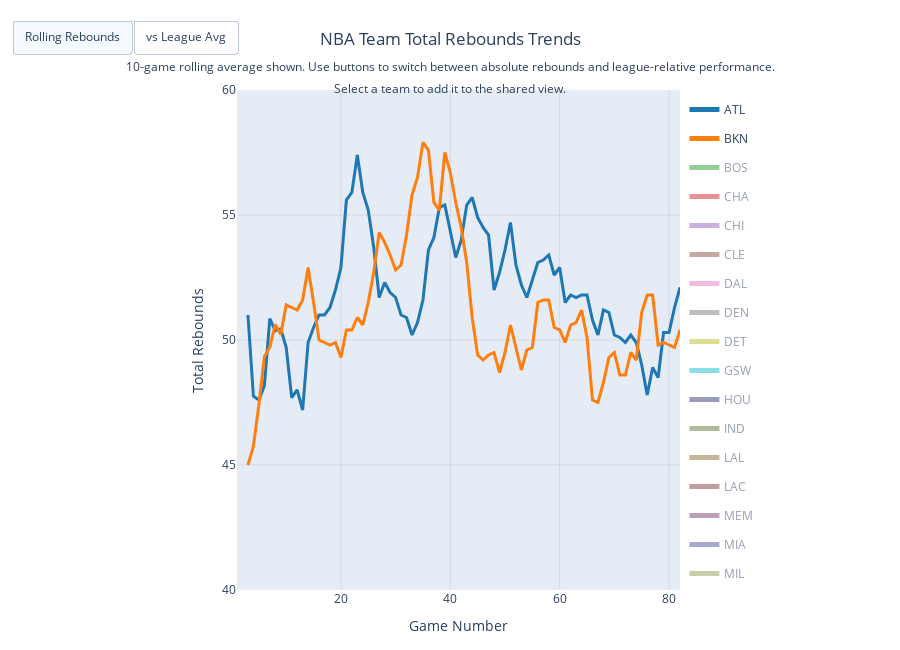

Here is the notebook cell this chart was saved with:
### Markdown cell above
<h2> Rebound Comparison Chart </h2>

### Code cell
import plotly.graph_objects as go
import pandas as pd

WINDOW = 10
fig = go.Figure()

colors = [
    '#1f77b4', '#ff7f0e', '#2ca02c', '#d62728', '#9467bd',
    '#8c564b', '#e377c2', '#7f7f7f', '#bcbd22', '#17becf',
    '#393b79', '#637939', '#8c6d31', '#843c39', '#7b4173',
    '#5254a3', '#8ca252', '#bd9e39', '#ad494a', '#a55194',
    '#3182bd', '#e6550d', '#31a354', '#756bb1', '#636363',
    '#6baed6', '#fd8d3c', '#74c476', '#9e9ac8', '#969696'
]

num_games = len(allstats2023[abbreviation[0]])
league_avg = pd.Series(
    [
        pd.Series([allstats2023[t].iloc[g]["Total Rebounds"] for t in abbreviation]).mean()
        for g in range(num_games)
    ]
)

team_roll = {}
team_delta = {}
team_x = {}

for team in abbreviation:
    team_data = allstats2023[team].copy().reset_index(drop=True)
    team_data["Game"] = range(1, len(team_data) + 1)

    roll = team_data["Total Rebounds"].rolling(WINDOW, min_periods=3).mean()
    delta = roll - league_avg.values

    team_x[team] = team_data["Game"].tolist()
    team_roll[team] = roll.tolist()
    team_delta[team] = delta.tolist()

for i, team in enumerate(abbreviation):
    c = colors[i % len(colors)]

    fig.add_trace(go.Scatter(
        x=team_x[team],
        y=team_roll[team],
        name=team,
        legendgroup=team,
        visible="legendonly",
        mode="lines",
        line=dict(color=c, width=3),
        hovertemplate=(
            f"<b>{team}</b>"
            "<br>Game %{x}"
            f"<br>Rebounds (roll {WINDOW}): %{{y:.1f}}"
            "<extra></extra>"
        )
    ))

fig.data[0].visible = True
fig.data[1].visible = True

fig.update_layout(
    title=dict(
        text=(
            "NBA Team Total Rebounds Trends"
            f"<br><sub>{WINDOW}-game rolling average shown. Use buttons to switch between absolute rebounds and league-relative performance.<br>Select a team to add it to the shared view.</sub>"
        ),
        x=0.5,
        xanchor="center"
    ),
    xaxis_title="Game Number",
    yaxis=dict(
        title="Total Rebounds",
        gridcolor="rgba(0,0,0,0.08)",
        zeroline=False,
        range=[40, 60],
    ),
    height=650,
    hovermode="x unified",
    legend=dict(
        yanchor="top",
        y=0.99,
        xanchor="left",
        x=1.01,
        itemsizing="constant",
        itemclick="toggle",
        itemdoubleclick="toggleothers"
    ),
    margin=dict(l=70, r=220, t=90, b=60),
    updatemenus=[
        dict(
            type="buttons",
            direction="right",
            x=0.0,
            y=1.14,
            buttons=[
                dict(
                    label="Rolling Rebounds",
                    method="update",
                    args=[
                        {"y": [team_roll[t.name] for t in fig.data]},
                        {
                            "yaxis": {
                                "title": "Total Rebounds",
                                "autorange": True
                            }
                        }
                    ]
                ),
                dict(
                    label="vs League Avg",
                    method="update",
                    args=[
                        {"y": [team_delta[t.name] for t in fig.data]},
                        {
                            "yaxis": {
                                "title": "Rebounds Relative to League Average",
                                "range": [-8, 12],
                                "autorange": False,
                                "zeroline": True,
                                "gridcolor": "rgba(0,0,0,0.08)"
                            }
                        }
                    ]
                )
            ]
        )
    ]
)

fig.update_xaxes(gridcolor="rgba(0,0,0,0.08)")

fig.add_hline(
    y=0,
    line_width=2,
    line_dash="dash",
    line_color="rgba(0,0,0,0.5)",
    annotation_text="League Average",
    annotation_position="top left",
    annotation_font=dict(size=12, color="rgba(0,0,0,0.6)")
)

fig.show()
fig.write_html("nba-viz-site/public/viz/league/team_comparison_total_rebounds.html")

### Figure 1 — Plotly figure (JSON) as saved in the notebook; plotly's stock layout.template omitted (floating-point values rounded to 4 significant figures; data arrays with more than 128 entries replaced by an {"elided": "..."} marker saying what was removed)
{"data": [{"hovertemplate": "<b>ATL</b><br>Game %{x}<br>Rebounds (roll 10): %{y:.1f}<extra></extra>", "legendgroup": "ATL", "line": {"color": "#1f77b4", "width": 3}, "mode": "lines", "name": "ATL", "type": "scatter", "visible": true, "x": [1, 2, 3, 4, 5, 6, 7, 8, 9, 10, 11, 12, 13, 14, 15, 16, 17, 18, 19, 20, 21, 22, 23, 24, 25, 26, 27, 28, 29, 30, 31, 32, 33, 34, 35, 36, 37, 38, 39, 40, 41, 42, 43, 44, 45, 46, 47, 48, 49, 50, 51, 52, 53, 54, 55, 56, 57, 58, 59, 60, 61, 62, 63, 64, 65, 66, 67, 68, 69, 70, 71, 72, 73, 74, 75, 76, 77, 78, 79, 80, 81, 82], "y": [null, null, 51, 47.75, 47.6, 48.17, 50.86, 50.38, 50.44, 49.7, 47.7, 48, 47.2, 49.9, 50.5, 51, 51, 51.3, 52, 52.9, 55.6, 55.9, 57.4, 55.9, 55.2, 53.7, 51.7, 52.3, 51.9, 51.7, 51, 50.9, 50.2, 50.7, 51.6, 53.6, 54.1, 55.3, 55.4, 54.3, 53.3, 54, 55.4, 55.7, 54.9, 54.5, 54.2, 52, 52.7, 53.6, 54.7, 53, 52.2, 51.7, 52.4, 53.1, 53.2, 53.4, 52.6, 52.9, 51.5, 51.8, 51.7, 51.8, 51.8, 50.8, 50.2, 51.2, 51.1, 50.2, 50.1, 49.9, 50.2, 49.9, 49, 47.8, 48.9, 48.5, 50.3, 50.3, 51.3, 52.1]}, {"hovertemplate": "<b>BKN</b><br>Game %{x}<br>Rebounds (roll 10): %{y:.1f}<extra></extra>", "legendgroup": "BKN", "line": {"color": "#ff7f0e", "width": 3}, "mode": "lines", "name": "BKN", "type": "scatter", "visible": true, "x": [1, 2, 3, 4, 5, 6, 7, 8, 9, 10, 11, 12, 13, 14, 15, 16, 17, 18, 19, 20, 21, 22, 23, 24, 25, 26, 27, 28, 29, 30, 31, 32, 33, 34, 35, 36, 37, 38, 39, 40, 41, 42, 43, 44, 45, 46, 47, 48, 49, 50, 51, 52, 53, 54, 55, 56, 57, 58, 59, 60, 61, 62, 63, 64, 65, 66, 67, 68, 69, 70, 71, 72, 73, 74, 75, 76, 77, 78, 79, 80, 81, 82], "y": [null, null, 45, 45.75, 47.4, 49.33, 49.71, 50.62, 50.22, 51.4, 51.3, 51.2, 51.6, 52.9, 51.5, 50, 49.9, 49.8, 49.9, 49.3, 50.4, 50.4, 50.9, 50.6, 51.5, 52.7, 54.3, 53.9, 53.4, 52.8, 53, 54.2, 55.8, 56.5, 57.9, 57.6, 55.5, 55.2, 57.5, 56.7, 55.5, 54.5, 53.1, 50.9, 49.4, 49.2, 49.4, 49.5, 48.7, 49.5, 50.6, 49.7, 48.8, 49.6, 49.7, 51.5, 51.6, 51.6, 50.5, 50.4, 49.9, 50.6, 50.7, 51.2, 50.1, 47.6, 47.5, 48.3, 49.3, 49.5, 48.6, 48.6, 49.5, 49.2, 51.1, 51.8, 51.8, 49.8, 49.9, 49.8, 49.7, 50.4]}, {"hovertemplate": "<b>BOS</b><br>Game %{x}<br>Rebounds (roll 10): %{y:.1f}<extra></extra>", "legendgroup": "BOS", "line": {"color": "#2ca02c", "width": 3}, "mode": "lines", "name": "BOS", "type": "scatter", "visible": "legendonly", "x": [1, 2, 3, 4, 5, 6, 7, 8, 9, 10, 11, 12, 13, 14, 15, 16, 17, 18, 19, 20, 21, 22, 23, 24, 25, 26, 27, 28, 29, 30, 31, 32, 33, 34, 35, 36, 37, 38, 39, 40, 41, 42, 43, 44, 45, 46, 47, 48, 49, 50, 51, 52, 53, 54, 55, 56, 57, 58, 59, 60, 61, 62, 63, 64, 65, 66, 67, 68, 69, 70, 71, 72, 73, 74, 75, 76, 77, 78, 79, 80, 81, 82], "y": [null, null, 49.33, 47.25, 47.8, 49.67, 50.57, 51.38, 50.44, 49.3, 50, 49.5, 48.9, 50.7, 49.9, 48.8, 48.5, 47.3, 47, 48.5, 48.1, 47.7, 47.5, 46.4, 47.3, 49.3, 48.3, 48.5, 49.5, 49.5, 49.8, 49.9, 50.7, 51.3, 50.9, 48.9, 49.8, 51, 50.7, 50.4, 50.7, 51.3, 51.8, 51.3, 49.5, 51.1, 50.2, 48.7, 49.6, 49.7, 49.1, 48.2, 46.7, 46.3, 47.4, 45.1, 44.6, 43.8, 42.4, 41.6, 42.6, 43.7, 44.4, 45.2, 46.2, 46.4, 47.3, 49, 49.7, 50, 48.9, 48.5, 48.6, 47.6, 47.4, 47.3, 47.8, 46.5, 47.2, 47.3, 48.1, 47.2]}, {"hovertemplate": "<b>CHA</b><br>Game %{x}<br>Rebounds (roll 10): %{y:.1f}<extra></extra>", "legendgroup": "CHA", "line": {"color": "#d62728", "width": 3}, "mode": "lines", "name": "CHA", "type": "scatter", "visible": "legendonly", "x": [1, 2, 3, 4, 5, 6, 7, 8, 9, 10, 11, 12, 13, 14, 15, 16, 17, 18, 19, 20, 21, 22, 23, 24, 25, 26, 27, 28, 29, 30, 31, 32, 33, 34, 35, 36, 37, 38, 39, 40, 41, 42, 43, 44, 45, 46, 47, 48, 49, 50, 51, 52, 53, 54, 55, 56, 57, 58, 59, 60, 61, 62, 63, 64, 65, 66, 67, 68, 69, 70, 71, 72, 73, 74, 75, 76, 77, 78, 79, 80, 81, 82], "y": [null, null, 52, 51.25, 49.2, 50.17, 49.14, 51, 51.22, 50.7, 51.8, 50.1, 50.9, 51.3, 51.7, 51.6, 51.8, 50.2, 50, 49, 48.1, 47.5, 47, 47.5, 48, 47.8, 49, 49.3, 49.3, 50.5, 51, 51.5, 51.7, 51.4, 51.6, 52.3, 52.9, 53, 51.7, 52, 50.7, 51.6, 51.7, 50.9, 50.4, 49.6, 48.6, 48.9, 50.2, 50, 51.5, 49.9, 48.4, 48.2, 49.1, 49.6, 48.6, 48.3, 48, 47.5, 46.9, 47.3, 49.4, 48.8, 48.9, 47.4, 49.5, 49, 48.4, 49.1, 48.9, 48.5, 47.7, 48.4, 47.8, 48.4, 44.9, 44.1, 45.1, 44, 44, 45]}, {"hovertemplate": "<b>CHI</b><br>Game %{x}<br>Rebounds (roll 10): %{y:.1f}<extra></extra>", "legendgroup": "CHI", "line": {"color": "#9467bd", "width": 3}, "mode": "lines", "name": "CHI", "type": "scatter", "visible": "legendonly", "x": [1, 2, 3, 4, 5, 6, 7, 8, 9, 10, 11, 12, 13, 14, 15, 16, 17, 18, 19, 20, 21, 22, 23, 24, 25, 26, 27, 28, 29, 30, 31, 32, 33, 34, 35, 36, 37, 38, 39, 40, 41, 42, 43, 44, 45, 46, 47, 48, 49, 50, 51, 52, 53, 54, 55, 56, 57, 58, 59, 60, 61, 62, 63, 64, 65, 66, 67, 68, 69, 70, 71, 72, 73, 74, 75, 76, 77, 78, 79, 80, 81, 82], "y": [null, null, 59.67, 57, 55.2, 54.17, 53.43, 52.62, 53, 52.6, 53.3, 51.8, 50.9, 50.5, 50.1, 50.6, 49.9, 49.7, 49.7, 50.5, 48.4, 48.8, 50.3, 52.7, 53.4, 53.2, 53.1, 53.4, 51.8, 50.3, 50.6, 50.1, 50, 47.5, 48.6, 48.8, 48.4, 48.5, 49.9, 49.5, 49.7, 49.6, 48.1, 48.3, 47.1, 46, 47.5, 46.6, 45.7, 46.9, 47.3, 46, 47.1, 46.9, 46.5, 47.3, 47.6, 49.7, 52, 52, 51.4, 52.2, 50.9, 51.5, 52.8, 52.6, 51.7, 49.4, 48, 48.3, 47.3, 48.2, 48.7, 47.7, 45.7, 46.8, 47.3, 47.7, 46.6, 46, 48, 48]}, {"hovertemplate": "<b>CLE</b><br>Game %{x}<br>Rebounds (roll 10): %{y:.1f}<extra></extra>", "legendgroup": "CLE", "line": {"color": "#8c564b", "width": 3}, "mode": "lines", "name": "CLE", "type": "scatter", "visible": "legendonly", "x": [1, 2, 3, 4, 5, 6, 7, 8, 9, 10, 11, 12, 13, 14, 15, 16, 17, 18, 19, 20, 21, 22, 23, 24, 25, 26, 27, 28, 29, 30, 31, 32, 33, 34, 35, 36, 37, 38, 39, 40, 41, 42, 43, 44, 45, 46, 47, 48, 49, 50, 51, 52, 53, 54, 55, 56, 57, 58, 59, 60, 61, 62, 63, 64, 65, 66, 67, 68, 69, 70, 71, 72, 73, 74, 75, 76, 77, 78, 79, 80, 81, 82], "y": [null, null, 55.67, 56.25, 53.6, 52.17, 51, 50.38, 50.78, 50.5, 48.8, 47.3, 45.4, 44.6, 44.7, 45.2, 46, 45.8, 45.5, 45.6, 46.5, 47.3, 49.2, 49.3, 49.3, 49.6, 50, 50.8, 50.4, 50.8, 52, 52.5, 51.4, 51.3, 51.1, 50.6, 50.4, 50.8, 50.4, 49.4, 47.7, 46.9, 47.8, 47.5, 47.5, 47.5, 47.3, 45.6, 46.1, 45.5, 46.3, 46.6, 45.4, 44.1, 45.1, 44.8, 43.7, 46.2, 46.6, 48, 48.7, 48.9, 49.9, 50.6, 49.8, 49.8, 50.4, 48.5, 47.5, 47.2, 46.2, 45.2, 44.2, 43.9, 44.3, 43.7, 43.6, 44.3, 45, 45, 45.5, 46.5]}, {"hovertemplate": "<b>DAL</b><br>Game %{x}<br>Rebounds (roll 10): %{y:.1f}<extra></extra>", "legendgroup": "DAL", "line": {"color": "#e377c2", "width": 3}, "mode": "lines", "name": "DAL", "type": "scatter", "visible": "legendonly", "x": [1, 2, 3, 4, 5, 6, 7, 8, 9, 10, 11, 12, 13, 14, 15, 16, 17, 18, 19, 20, 21, 22, 23, 24, 25, 26, 27, 28, 29, 30, 31, 32, 33, 34, 35, 36, 37, 38, 39, 40, 41, 42, 43, 44, 45, 46, 47, 48, 49, 50, 51, 52, 53, 54, 55, 56, 57, 58, 59, 60, 61, 62, 63, 64, 65, 66, 67, 68, 69, 70, 71, 72, 73, 74, 75, 76, 77, 78, 79, 80, 81, 82], "y": [null, null, 49.67, 49.25, 48.4, 49.17, 48.71, 48.75, 48.67, 49.2, 49.3, 49.4, 50.2, 50.5, 52, 52.6, 52.9, 54.3, 55, 54.5, 53.7, 53, 52.2, 51.5, 50.6, 50.5, 51, 51.7, 51.2, 50.6, 51.1, 51.8, 51.2, 52.8, 52.7, 51.3, 51.4, 49.1, 48.8, 49.1, 48.8, 48.7, 50.4, 49.7, 48.1, 49.3, 46.9, 47, 46.5, 46.6, 46.5, 45.6, 44.1, 44.6, 45.6, 44.8, 46.8, 46.8, 47.4, 48, 48.1, 49.1, 49.9, 48.5, 48.5, 47.8, 47, 48.5, 48.6, 48, 48.1, 47.2, 46.8, 47.2, 48.1, 49.8, 50, 47.9, 47.8, 47.7, 47.6, 50.2]}, {"hovertemplate": "<b>DEN</b><br>Game %{x}<br>Rebounds (roll 10): %{y:.1f}<extra></extra>", "legendgroup": "DEN", "line": {"color": "#7f7f7f", "width": 3}, "mode": "lines", "name": "DEN", "type": "scatter", "visible": "legendonly", "x": [1, 2, 3, 4, 5, 6, 7, 8, 9, 10, 11, 12, 13, 14, 15, 16, 17, 18, 19, 20, 21, 22, 23, 24, 25, 26, 27, 28, 29, 30, 31, 32, 33, 34, 35, 36, 37, 38, 39, 40, 41, 42, 43, 44, 45, 46, 47, 48, 49, 50, 51, 52, 53, 54, 55, 56, 57, 58, 59, 60, 61, 62, 63, 64, 65, 66, 67, 68, 69, 70, 71, 72, 73, 74, 75, 76, 77, 78, 79, 80, 81, 82], "y": [null, null, 44, 43.5, 46.6, 46.83, 46.14, 46.12, 47, 47.3, 46.5, 46.7, 47.8, 48.6, 47.9, 49.7, 49.8, 50.8, 50.4, 49.5, 51.2, 51.6, 52.5, 51.6, 51.3, 50.1, 51, 49.4, 49.4, 49.9, 49.7, 48.5, 47.1, 48.2, 47.8, 46.2, 45.7, 45.2, 44.8, 44.4, 42, 42.1, 42, 41.8, 41.8, 43, 43.6, 44.8, 46.1, 46.4, 48.1, 48.6, 49.5, 50.4, 51.4, 51, 49.7, 49.7, 47.9, 48.4, 47.8, 48.5, 48.1, 45.1, 44.3, 44.1, 44.3, 44.3, 44.4, 43.5, 45.2, 43.7, 44.2, 46.6, 45.8, 47.1, 48, 46.9, 47.8, 48.1, 47.4, 47.7]}, {"hovertemplate": "<b>DET</b><br>Game %{x}<br>Rebounds (roll 10): %{y:.1f}<extra></extra>", "legendgroup": "DET", "line": {"color": "#bcbd22", "width": 3}, "mode": "lines", "name": "DET", "type": "scatter", "visible": "legendonly", "x": [1, 2, 3, 4, 5, 6, 7, 8, 9, 10, 11, 12, 13, 14, 15, 16, 17, 18, 19, 20, 21, 22, 23, 24, 25, 26, 27, 28, 29, 30, 31, 32, 33, 34, 35, 36, 37, 38, 39, 40, 41, 42, 43, 44, 45, 46, 47, 48, 49, 50, 51, 52, 53, 54, 55, 56, 57, 58, 59, 60, 61, 62, 63, 64, 65, 66, 67, 68, 69, 70, 71, 72, 73, 74, 75, 76, 77, 78, 79, 80, 81, 82], "y": [null, null, 49, 50.75, 50.8, 51.33, 50.43, 49.38, 49.56, 49.6, 49.2, 49.1, 50.1, 49.4, 48.8, 48.2, 49.9, 51.5, 50.5, 50.5, 50.3, 50.7, 49.3, 49.8, 50.2, 51, 49.8, 48.5, 48.7, 49.1, 49.7, 49, 49.7, 49.5, 50.2, 50, 49.9, 50.7, 51, 50.1, 49.1, 50.1, 50.5, 50.3, 49.7, 49.3, 48.1, 47.5, 47.5, 46.7, 47.3, 47.6, 49.1, 50.6, 50.3, 49.9, 50.6, 50.1, 51.3, 53, 52.8, 51.1, 50.2, 48.3, 48.7, 48.9, 49.1, 49.8, 49.7, 48.5, 48.5, 49.9, 49.4, 50.1, 49.4, 49.9, 50.3, 50.5, 50, 50.1, 50.1, 50.5]}, {"hovertemplate": "<b>GSW</b><br>Game %{x}<br>Rebounds (roll 10): %{y:.1f}<extra></extra>", "legendgroup": "GSW", "line": {"color": "#17becf", "width": 3}, "mode": "lines", "name": "GSW", "type": "scatter", "visible": "legendonly", "x": [1, 2, 3, 4, 5, 6, 7, 8, 9, 10, 11, 12, 13, 14, 15, 16, 17, 18, 19, 20, 21, 22, 23, 24, 25, 26, 27, 28, 29, 30, 31, 32, 33, 34, 35, 36, 37, 38, 39, 40, 41, 42, 43, 44, 45, 46, 47, 48, 49, 50, 51, 52, 53, 54, 55, 56, 57, 58, 59, 60, 61, 62, 63, 64, 65, 66, 67, 68, 69, 70, 71, 72, 73, 74, 75, 76, 77, 78, 79, 80, 81, 82], "y": [null, null, 51.67, 51.25, 49.8, 49.17, 51.57, 51.88, 51.78, 52.3, 51.8, 53, 54.3, 54.7, 54.7, 55.4, 53.1, 52.3, 51.4, 50.7, 49.7, 50.3, 49.8, 49.6, 49.9, 49.1, 50.8, 51.3, 50.9, 50.7, 50.9, 50.9, 49.2, 48.2, 48, 49.1, 48.3, 48.2, 49.7, 49.5, 48.5, 46.7, 49.5, 48.9, 48.2, 49.1, 49, 48.9, 47.9, 49.1, 50, 51.8, 49.7, 51.9, 53.2, 51.7, 51.3, 52.4, 53.6, 53.7, 52.6, 52.3, 52.8, 52, 52.6, 52.3, 52.3, 50.8, 51.8, 50.8, 50.7, 50.2, 49.3, 49, 48.2, 46.9, 47.7, 47.5, 44.6, 44, 44.8, 44.9]}, {"hovertemplate": "<b>HOU</b><br>Game %{x}<br>Rebounds (roll 10): %{y:.1f}<extra></extra>", "legendgroup": "HOU", "line": {"color": "#393b79", "width": 3}, "mode": "lines", "name": "HOU", "type": "scatter", "visible": "legendonly", "x": [1, 2, 3, 4, 5, 6, 7, 8, 9, 10, 11, 12, 13, 14, 15, 16, 17, 18, 19, 20, 21, 22, 23, 24, 25, 26, 27, 28, 29, 30, 31, 32, 33, 34, 35, 36, 37, 38, 39, 40, 41, 42, 43, 44, 45, 46, 47, 48, 49, 50, 51, 52, 53, 54, 55, 56, 57, 58, 59, 60, 61, 62, 63, 64, 65, 66, 67, 68, 69, 70, 71, 72, 73, 74, 75, 76, 77, 78, 79, 80, 81, 82], "y": [null, null, 54.33, 51.5, 51.4, 48.33, 48.14, 49.12, 49.56, 50.1, 49.2, 49.2, 48.9, 48.8, 48.2, 49.2, 49.9, 48.8, 48.5, 49.2, 50.5, 50.8, 49.4, 50.8, 50.8, 51.7, 51.4, 52.1, 52.7, 50.9, 49.5, 48.1, 49.7, 48.8, 49.5, 50, 50, 50.9, 50.6, 51.2, 54.2, 55.5, 54.5, 54, 54.7, 53.8, 54, 51.8, 52.4, 52.3, 49.9, 50.2, 50.5, 52.8, 52.1, 53.4, 53.9, 56, 56.9, 57.7, 58.8, 58, 58.2, 56.4, 55.6, 53.3, 52.8, 51.4, 49.3, 48, 47.7, 48.4, 49.6, 50.3, 51.4, 52.8, 53.2, 53.8, 53.3, 54.5, 53.8, 53.8]}, {"hovertemplate": "<b>IND</b><br>Game %{x}<br>Rebounds (roll 10): %{y:.1f}<extra></extra>", "legendgroup": "IND", "line": {"color": "#637939", "width": 3}, "mode": "lines", "name": "IND", "type": "scatter", "visible": "legendonly", "x": [1, 2, 3, 4, 5, 6, 7, 8, 9, 10, 11, 12, 13, 14, 15, 16, 17, 18, 19, 20, 21, 22, 23, 24, 25, 26, 27, 28, 29, 30, 31, 32, 33, 34, 35, 36, 37, 38, 39, 40, 41, 42, 43, 44, 45, 46, 47, 48, 49, 50, 51, 52, 53, 54, 55, 56, 57, 58, 59, 60, 61, 62, 63, 64, 65, 66, 67, 68, 69, 70, 71, 72, 73, 74, 75, 76, 77, 78, 79, 80, 81, 82], "y": [null, null, 51.67, 53, 51.2, 51, 49.43, 49.5, 49.56, 49, 48.8, 49.3, 48, 46.5, 47.6, 47.5, 48.9, 47, 47.3, 48.5, 47.9, 48.1, 50.1, 50.4, 49.6, 48, 47.8, 48.8, 47.5, 46.5, 46, 45.9, 44.2, 43.2, 44.3, 45.6, 45.7, 44.4, 45.7, 47.1, 47.7, 47.6, 49.1, 50.2, 48.7, 49.6, 48.9, 52.1, 52.1, 50.2, 50.7, 48.7, 47.7, 46.8, 46.9, 46.9, 47, 45.3, 45.6, 46.7, 47.4, 49.1, 49, 49.7, 49.7, 48.5, 49.4, 50.7, 50.2, 49.2, 48.9, 48.8, 48.1, 49.1, 49.4, 50.3, 50.5, 49.3, 48.5, 49.1, 48.2, 46.6]}, {"hovertemplate": "<b>LAL</b><br>Game %{x}<br>Rebounds (roll 10): %{y:.1f}<extra></extra>", "legendgroup": "LAL", "line": {"color": "#8c6d31", "width": 3}, "mode": "lines", "name": "LAL", "type": "scatter", "visible": "legendonly", "x": [1, 2, 3, 4, 5, 6, 7, 8, 9, 10, 11, 12, 13, 14, 15, 16, 17, 18, 19, 20, 21, 22, 23, 24, 25, 26, 27, 28, 29, 30, 31, 32, 33, 34, 35, 36, 37, 38, 39, 40, 41, 42, 43, 44, 45, 46, 47, 48, 49, 50, 51, 52, 53, 54, 55, 56, 57, 58, 59, 60, 61, 62, 63, 64, 65, 66, 67, 68, 69, 70, 71, 72, 73, 74, 75, 76, 77, 78, 79, 80, 81, 82], "y": [null, null, 54, 50.5, 50.4, 49.83, 48.29, 48.88, 48.56, 48.2, 46.6, 45.7, 44.2, 44.8, 43.7, 44, 44.6, 43.9, 43.9, 44.1, 46, 48.3, 48.4, 48.2, 48.9, 48.8, 50, 50.6, 50.3, 50.1, 49.5, 47.4, 48.4, 48.6, 48.9, 48.8, 47.3, 46.2, 46.3, 46.7, 45.9, 45.9, 45.6, 45, 45.1, 43.9, 45.3, 46.2, 46.6, 47.6, 47.7, 47.3, 47.3, 47.4, 46.7, 47, 46.1, 45.9, 45.7, 43.8, 44.7, 45.1, 44.1, 44.1, 44.4, 44.7, 44.2, 44, 43.3, 43.7, 42.7, 44.9, 44.8, 45.9, 45.1, 46.3, 46.9, 46.2, 46.9, 47.8, 47.7, 44.9]}, {"hovertemplate": "<b>LAC</b><br>Game %{x}<br>Rebounds (roll 10): %{y:.1f}<extra></extra>", "legendgroup": "LAC", "line": {"color": "#843c39", "width": 3}, "mode": "lines", "name": "LAC", "type": "scatter", "visible": "legendonly", "x": [1, 2, 3, 4, 5, 6, 7, 8, 9, 10, 11, 12, 13, 14, 15, 16, 17, 18, 19, 20, 21, 22, 23, 24, 25, 26, 27, 28, 29, 30, 31, 32, 33, 34, 35, 36, 37, 38, 39, 40, 41, 42, 43, 44, 45, 46, 47, 48, 49, 50, 51, 52, 53, 54, 55, 56, 57, 58, 59, 60, 61, 62, 63, 64, 65, 66, 67, 68, 69, 70, 71, 72, 73, 74, 75, 76, 77, 78, 79, 80, 81, 82], "y": [null, null, 43.33, 44.25, 47, 45.5, 46.86, 46.88, 47.22, 47.5, 48, 49.2, 49.4, 49.9, 49.5, 51, 50.1, 51.2, 50.9, 50.8, 50.5, 49.4, 48.7, 47.6, 46.1, 45.1, 44, 43.1, 43.2, 43.1, 43, 42.3, 41.7, 42, 43.7, 43, 43.9, 43.3, 43.4, 42.9, 42.7, 43.2, 44.4, 45.8, 44.8, 46.7, 46, 46.2, 45.2, 45.2, 45.3, 46.6, 46.8, 46.2, 46.3, 45, 45.9, 45.7, 47.1, 47.9, 47.1, 46.2, 47, 45.8, 44.4, 44.2, 44.3, 44.2, 42.4, 41.7, 42.2, 43.4, 42.2, 41.6, 43.2, 45.1, 44.6, 44.7, 45.8, 46.7, 48, 48.9]}, {"hovertemplate": "<b>MEM</b><br>Game %{x}<br>Rebounds (roll 10): %{y:.1f}<extra></extra>", "legendgroup": "MEM", "line": {"color": "#7b4173", "width": 3}, "mode": "lines", "name": "MEM", "type": "scatter", "visible": "legendonly", "x": [1, 2, 3, 4, 5, 6, 7, 8, 9, 10, 11, 12, 13, 14, 15, 16, 17, 18, 19, 20, 21, 22, 23, 24, 25, 26, 27, 28, 29, 30, 31, 32, 33, 34, 35, 36, 37, 38, 39, 40, 41, 42, 43, 44, 45, 46, 47, 48, 49, 50, 51, 52, 53, 54, 55, 56, 57, 58, 59, 60, 61, 62, 63, 64, 65, 66, 67, 68, 69, 70, 71, 72, 73, 74, 75, 76, 77, 78, 79, 80, 81, 82], "y": [null, null, 52.67, 53.5, 55.8, 55, 53.71, 54.12, 54.22, 54, 55.2, 55.1, 55.7, 55.6, 53.6, 54.1, 54, 53.1, 52.4, 51.8, 50, 50.1, 49.3, 49.4, 50.5, 49.4, 49.3, 49.4, 50, 51, 51.1, 51.7, 51.3, 51.2, 49.6, 50.8, 51.3, 51.9, 51.6, 51.9, 51.7, 50.5, 51.5, 50.5, 51.5, 50.7, 51.1, 51, 51.3, 51.2, 50.5, 51.3, 50.8, 51, 50.5, 49.9, 50.2, 49.6, 49.9, 49.1, 50.6, 49.9, 50, 50.1, 50.7, 51.7, 51, 51, 51.8, 52.5, 52.3, 54, 54.1, 55, 55.3, 54.8, 54.9, 55.4, 55.7, 55.1, 54.9, 54.4]}, {"hovertemplate": "<b>MIA</b><br>Game %{x}<br>Rebounds (roll 10): %{y:.1f}<extra></extra>", "legendgroup": "MIA", "line": {"color": "#5254a3", "width": 3}, "mode": "lines", "name": "MIA", "type": "scatter", "visible": "legendonly", "x": [1, 2, 3, 4, 5, 6, 7, 8, 9, 10, 11, 12, 13, 14, 15, 16, 17, 18, 19, 20, 21, 22, 23, 24, 25, 26, 27, 28, 29, 30, 31, 32, 33, 34, 35, 36, 37, 38, 39, 40, 41, 42, 43, 44, 45, 46, 47, 48, 49, 50, 51, 52, 53, 54, 55, 56, 57, 58, 59, 60, 61, 62, 63, 64, 65, 66, 67, 68, 69, 70, 71, 72, 73, 74, 75, 76, 77, 78, 79, 80, 81, 82], "y": [null, null, 54, 51.75, 52.2, 49, 48.86, 48.25, 47.78, 48.2, 46.9, 45.7, 45, 44.8, 43.9, 45.9, 46.2, 46.9, 46.6, 45.7, 46.1, 47.3, 46.8, 47, 47.1, 46.1, 45.8, 45.2, 46, 46.3, 46.5, 46, 46.8, 47.8, 48.3, 48.3, 48.6, 48.9, 48.1, 49, 49.2, 48.9, 49.1, 48.9, 49.1, 49.8, 49.8, 49.4, 50.8, 50.6, 49.8, 50.1, 50.7, 49.8, 49.2, 49.1, 48.5, 47.7, 47.1, 46.3, 46.3, 46.1, 45, 46.1, 46.1, 46.3, 46.9, 49, 48.6, 49.8, 49.4, 50.4, 49.9, 48.7, 47.8, 48.2, 47.6, 46.5, 47, 46.1, 46.5, 45.2]}, {"hovertemplate": "<b>MIL</b><br>Game %{x}<br>Rebounds (roll 10): %{y:.1f}<extra></extra>", "legendgroup": "MIL", "line": {"color": "#8ca252", "width": 3}, "mode": "lines", "name": "MIL", "type": "scatter", "visible": "legendonly", "x": [1, 2, 3, 4, 5, 6, 7, 8, 9, 10, 11, 12, 13, 14, 15, 16, 17, 18, 19, 20, 21, 22, 23, 24, 25, 26, 27, 28, 29, 30, 31, 32, 33, 34, 35, 36, 37, 38, 39, 40, 41, 42, 43, 44, 45, 46, 47, 48, 49, 50, 51, 52, 53, 54, 55, 56, 57, 58, 59, 60, 61, 62, 63, 64, 65, 66, 67, 68, 69, 70, 71, 72, 73, 74, 75, 76, 77, 78, 79, 80, 81, 82], "y": [null, null, 46.67, 46.5, 47.2, 47.83, 48.29, 47.75, 47.33, 47.8, 47.5, 46.8, 46.8, 46.4, 47.1, 46.9, 47.5, 47.3, 48.3, 46.9, 46.5, 48, 47.8, 48.4, 46.7, 46.7, 46.9, 48, 47.1, 48.6, 48.8, 47.1, 48.1, 48.3, 48.8, 48.8, 48.3, 47, 47.1, 46.6, 48.3, 48.7, 49, 48.6, 49.6, 49, 48.7, 49.6, 49.2, 49.5, 49.4, 49.4, 49.3, 49.2, 48.3, 49, 48.9, 47.9, 48.2, 47.9, 47.5, 47.3, 47.3, 47.7, 47.9, 48.6, 47, 47.4, 46.9, 47, 46.3, 49.5, 48.7, 47.7, 48.9, 49.3, 51.3, 51.2, 51.1, 50.6, 50.4, 47.5]}, {"hovertemplate": "<b>MIN</b><br>Game %{x}<br>Rebounds (roll 10): %{y:.1f}<extra></extra>", "legendgroup": "MIN", "line": {"color": "#bd9e39", "width": 3}, "mode": "lines", "name": "MIN", "type": "scatter", "visible": "legendonly", "x": [1, 2, 3, 4, 5, 6, 7, 8, 9, 10, 11, 12, 13, 14, 15, 16, 17, 18, 19, 20, 21, 22, 23, 24, 25, 26, 27, 28, 29, 30, 31, 32, 33, 34, 35, 36, 37, 38, 39, 40, 41, 42, 43, 44, 45, 46, 47, 48, 49, 50, 51, 52, 53, 54, 55, 56, 57, 58, 59, 60, 61, 62, 63, 64, 65, 66, 67, 68, 69, 70, 71, 72, 73, 74, 75, 76, 77, 78, 79, 80, 81, 82], "y": [null, null, 53.33, 51.5, 49.2, 49.17, 48.29, 48.25, 47.78, 47.7, 46.1, 45.6, 45.2, 45.8, 46.4, 45.5, 46, 46.3, 46.2, 46.7, 45.9, 47.3, 47.7, 46.5, 46.3, 46.5, 46.4, 45.8, 45.5, 44.4, 43.9, 42.8, 42.9, 43.3, 44.5, 44.2, 44.7, 44.1, 43.8, 44.4, 44.3, 44.8, 44, 45.7, 44.2, 44.1, 43.3, 43.3, 44.2, 44.6, 46.1, 45.7, 45.6, 44.3, 44.6, 46.6, 47.4, 48.6, 48.3, 47.8, 47.5, 47.5, 49.1, 49.9, 51.2, 50.3, 50.2, 49.9, 50.5, 50.6, 50.3, 50.3, 48.7, 47.8, 45.9, 46.1, 46.4, 46.4, 46.6, 46.6, 46.4, 45.6]}, {"hovertemplate": "<b>NOP</b><br>Game %{x}<br>Rebounds (roll 10): %{y:.1f}<extra></extra>", "legendgroup": "NOP", "line": {"color": "#ad494a", "width": 3}, "mode": "lines", "name": "NOP", "type": "scatter", "visible": "legendonly", "x": [1, 2, 3, 4, 5, 6, 7, 8, 9, 10, 11, 12, 13, 14, 15, 16, 17, 18, 19, 20, 21, 22, 23, 24, 25, 26, 27, 28, 29, 30, 31, 32, 33, 34, 35, 36, 37, 38, 39, 40, 41, 42, 43, 44, 45, 46, 47, 48, 49, 50, 51, 52, 53, 54, 55, 56, 57, 58, 59, 60, 61, 62, 63, 64, 65, 66, 67, 68, 69, 70, 71, 72, 73, 74, 75, 76, 77, 78, 79, 80, 81, 82], "y": [null, null, 52.67, 56.75, 54, 52.5, 51.57, 52.38, 51.56, 51.3, 51.6, 51.5, 49.9, 47.4, 48, 48.3, 49.4, 48.5, 47.9, 47.4, 47.1, 46.2, 48.2, 48.7, 48.6, 48.4, 47.4, 47.1, 47.3, 47.8, 49.4, 49.1, 47.2, 47.1, 45.9, 47.4, 45.9, 45.7, 46.5, 46.1, 44.2, 44.8, 45.9, 45.9, 47.5, 46.4, 47.9, 47.8, 48.1, 48.7, 48.9, 48.9, 47.6, 47.5, 46.4, 46.5, 48.4, 49.2, 48, 47.9, 47.5, 48.4, 48.5, 47.5, 48.1, 47.7, 45.7, 44.8, 44.7, 43.8, 44.3, 43.7, 45.3, 47.3, 47.8, 47.3, 46.9, 47.2, 48.4, 48.1, 48.5, 48.4]}, {"hovertemplate": "<b>NYK</b><br>Game %{x}<br>Rebounds (roll 10): %{y:.1f}<extra></extra>", "legendgroup": "NYK", "line": {"color": "#a55194", "width": 3}, "mode": "lines", "name": "NYK", "type": "scatter", "visible": "legendonly", "x": [1, 2, 3, 4, 5, 6, 7, 8, 9, 10, 11, 12, 13, 14, 15, 16, 17, 18, 19, 20, 21, 22, 23, 24, 25, 26, 27, 28, 29, 30, 31, 32, 33, 34, 35, 36, 37, 38, 39, 40, 41, 42, 43, 44, 45, 46, 47, 48, 49, 50, 51, 52, 53, 54, 55, 56, 57, 58, 59, 60, 61, 62, 63, 64, 65, 66, 67, 68, 69, 70, 71, 72, 73, 74, 75, 76, 77, 78, 79, 80, 81, 82], "y": [null, null, 58.67, 56.5, 58.4, 58.67, 57, 56.75, 55.22, 54.5, 52.8, 52.5, 51.5, 52.6, 50.5, 49.7, 49.9, 49.5, 49.8, 49.7, 49.3, 48.4, 49.5, 47, 47.7, 47.3, 47.8, 47.9, 47.9, 47.6, 48, 49.1, 48.4, 49.3, 48.7, 48.5, 48.4, 48, 48.1, 49, 49.1, 49.1, 47.8, 48, 47.7, 47.6, 46.5, 46.8, 48.6, 49.3, 48.2, 48.5, 49, 49.6, 50.4, 50.4, 50.8, 51.3, 50.2, 50.5, 51.1, 52, 51.7, 51.9, 50.9, 51.4, 51.9, 51.2, 50.1, 49.8, 50.1, 47.9, 49.7, 50, 50.3, 49.3, 49.4, 49.3, 48.7, 47.8, 47.6, 48.4]}, {"hovertemplate": "<b>OKC</b><br>Game %{x}<br>Rebounds (roll 10): %{y:.1f}<extra></extra>", "legendgroup": "OKC", "line": {"color": "#3182bd", "width": 3}, "mode": "lines", "name": "OKC", "type": "scatter", "visible": "legendonly", "x": [1, 2, 3, 4, 5, 6, 7, 8, 9, 10, 11, 12, 13, 14, 15, 16, 17, 18, 19, 20, 21, 22, 23, 24, 25, 26, 27, 28, 29, 30, 31, 32, 33, 34, 35, 36, 37, 38, 39, 40, 41, 42, 43, 44, 45, 46, 47, 48, 49, 50, 51, 52, 53, 54, 55, 56, 57, 58, 59, 60, 61, 62, 63, 64, 65, 66, 67, 68, 69, 70, 71, 72, 73, 74, 75, 76, 77, 78, 79, 80, 81, 82], "y": [null, null, 46.67, 45, 46.2, 44.33, 45.14, 44.88, 45.33, 45.2, 45.8, 45.2, 44.8, 44, 43, 45.1, 45.6, 45.8, 46.7, 47.5, 48.1, 48.5, 49.5, 50.7, 51.8, 50, 49.6, 48.4, 46.8, 46.2, 45.3, 45, 43.6, 43.3, 42.1, 41.9, 41, 43, 44.4, 43.9, 43.7, 44.5, 45.1, 45.4, 46, 47.4, 48, 47.9, 45.6, 47.3, 48.4, 49.4, 48.4, 48, 47.7, 46.6, 47, 46.9, 48.2, 47.7, 48.4, 45.6, 46.3, 46.7, 48.3, 48.6, 47.7, 47.4, 47.6, 48.1, 46.4, 48.2, 47.2, 47.2, 46.6, 47.2, 47.5, 47.1, 46.7, 46.6, 46.9, 46.2]}, {"hovertemplate": "<b>ORL</b><br>Game %{x}<br>Rebounds (roll 10): %{y:.1f}<extra></extra>", "legendgroup": "ORL", "line": {"color": "#e6550d", "width": 3}, "mode": "lines", "name": "ORL", "type": "scatter", "visible": "legendonly", "x": [1, 2, 3, 4, 5, 6, 7, 8, 9, 10, 11, 12, 13, 14, 15, 16, 17, 18, 19, 20, 21, 22, 23, 24, 25, 26, 27, 28, 29, 30, 31, 32, 33, 34, 35, 36, 37, 38, 39, 40, 41, 42, 43, 44, 45, 46, 47, 48, 49, 50, 51, 52, 53, 54, 55, 56, 57, 58, 59, 60, 61, 62, 63, 64, 65, 66, 67, 68, 69, 70, 71, 72, 73, 74, 75, 76, 77, 78, 79, 80, 81, 82], "y": [null, null, 51.33, 50.5, 51, 52.17, 51.14, 51.25, 51.11, 50.9, 51.7, 51.5, 50.1, 50.8, 49.3, 48, 47.9, 46.1, 45.8, 46.6, 46, 45.4, 45.6, 44.9, 46.9, 47.4, 48.6, 49.1, 49.5, 48.7, 49.3, 50.1, 50.5, 50.5, 49.1, 50, 50.6, 51.6, 51.4, 51.5, 51.6, 51, 50, 49.7, 50, 49.7, 48.2, 48.1, 48, 47, 46.4, 45.8, 46.7, 47.3, 45.4, 44, 44.1, 44.7, 43.7, 43.9, 42.2, 42.4, 41.3, 41.6, 44.8, 44.3, 43.7, 42.6, 42.5, 42.6, 44.4, 46, 46.9, 45.6, 44, 44.7, 45.9, 46.4, 47.6, 47.8, 48.3, 47.3]}, {"hovertemplate": "<b>PHI</b><br>Game %{x}<br>Rebounds (roll 10): %{y:.1f}<extra></extra>", "legendgroup": "PHI", "line": {"color": "#31a354", "width": 3}, "mode": "lines", "name": "PHI", "type": "scatter", "visible": "legendonly", "x": [1, 2, 3, 4, 5, 6, 7, 8, 9, 10, 11, 12, 13, 14, 15, 16, 17, 18, 19, 20, 21, 22, 23, 24, 25, 26, 27, 28, 29, 30, 31, 32, 33, 34, 35, 36, 37, 38, 39, 40, 41, 42, 43, 44, 45, 46, 47, 48, 49, 50, 51, 52, 53, 54, 55, 56, 57, 58, 59, 60, 61, 62, 63, 64, 65, 66, 67, 68, 69, 70, 71, 72, 73, 74, 75, 76, 77, 78, 79, 80, 81, 82], "y": [null, null, 43.67, 46, 46.4, 45.67, 46.86, 47.62, 48.22, 47.8, 48.5, 48.5, 49.2, 49.9, 50.9, 51.5, 50.9, 49.7, 49.9, 50.1, 50, 50.1, 49.4, 49.4, 47.2, 47.5, 46.8, 46.8, 47, 48, 47.5, 48.7, 48.7, 47.8, 50.8, 51.5, 52.7, 53, 51.2, 50.1, 50.9, 50.3, 51.2, 50.2, 48.3, 47.5, 46.9, 48, 49.9, 51.1, 51.9, 52.3, 51.1, 51.8, 51.9, 52.1, 53.5, 53.8, 53.1, 52.3, 50.9, 51.7, 53.2, 53.5, 54.1, 52.9, 51.4, 50.5, 51.2, 52.8, 52.6, 51, 49.8, 50, 48.2, 48.6, 48.9, 48.1, 48.6, 47.7, 48.3, 49.3]}, {"hovertemplate": "<b>PHX</b><br>Game %{x}<br>Rebounds (roll 10): %{y:.1f}<extra></extra>", "legendgroup": "PHX", "line": {"color": "#756bb1", "width": 3}, "mode": "lines", "name": "PHX", "type": "scatter", "visible": "legendonly", "x": [1, 2, 3, 4, 5, 6, 7, 8, 9, 10, 11, 12, 13, 14, 15, 16, 17, 18, 19, 20, 21, 22, 23, 24, 25, 26, 27, 28, 29, 30, 31, 32, 33, 34, 35, 36, 37, 38, 39, 40, 41, 42, 43, 44, 45, 46, 47, 48, 49, 50, 51, 52, 53, 54, 55, 56, 57, 58, 59, 60, 61, 62, 63, 64, 65, 66, 67, 68, 69, 70, 71, 72, 73, 74, 75, 76, 77, 78, 79, 80, 81, 82], "y": [null, null, 47.67, 46, 44.6, 47, 46.57, 47.38, 48.11, 48.7, 46.8, 46.2, 47.6, 46.8, 47.7, 45.9, 46.6, 47, 46.1, 45.8, 46.3, 46.6, 46, 47.1, 46.6, 48, 48.3, 47.9, 48.5, 47.2, 46.2, 46.2, 46, 45.5, 45.9, 46.4, 45.1, 44.6, 42.8, 43.3, 45.2, 44.3, 43.8, 43.6, 42.8, 40.5, 41.7, 40.1, 41.1, 40.5, 40.5, 40.8, 41.7, 42.6, 43.3, 44.2, 45, 46.8, 48.4, 49.7, 50, 51.7, 50.9, 50.8, 50.4, 51.1, 49.9, 48.5, 47.2, 45.5, 44.3, 43, 43.1, 43.6, 44, 43, 42.8, 44.1, 45.6, 47.2, 46.9, 46.6]}, {"hovertemplate": "<b>POR</b><br>Game %{x}<br>Rebounds (roll 10): %{y:.1f}<extra></extra>", "legendgroup": "POR", "line": {"color": "#636363", "width": 3}, "mode": "lines", "name": "POR", "type": "scatter", "visible": "legendonly", "x": [1, 2, 3, 4, 5, 6, 7, 8, 9, 10, 11, 12, 13, 14, 15, 16, 17, 18, 19, 20, 21, 22, 23, 24, 25, 26, 27, 28, 29, 30, 31, 32, 33, 34, 35, 36, 37, 38, 39, 40, 41, 42, 43, 44, 45, 46, 47, 48, 49, 50, 51, 52, 53, 54, 55, 56, 57, 58, 59, 60, 61, 62, 63, 64, 65, 66, 67, 68, 69, 70, 71, 72, 73, 74, 75, 76, 77, 78, 79, 80, 81, 82], "y": [null, null, 55.33, 53.75, 51.8, 53.5, 54.29, 53.25, 52.33, 52.4, 53.1, 53.3, 52.7, 52.8, 53.3, 52.8, 51.6, 50.8, 52.1, 52.5, 53.2, 52.6, 53.6, 53.4, 53.1, 52.2, 53, 54.1, 53.5, 54.8, 53.1, 53.1, 52.3, 53.4, 53.9, 54.7, 56.6, 57.1, 57.2, 54.6, 54, 53.9, 53.3, 52.3, 52.6, 51.9, 48.4, 47.3, 46.8, 47.1, 47.7, 47.3, 47.2, 47.8, 48.3, 49.8, 51.1, 51.4, 52.1, 52.3, 51.6, 52.6, 53.2, 52.5, 51.2, 49.9, 49, 49.4, 48.4, 48.8, 49.8, 49.6, 48.6, 49.3, 49.8, 50.5, 51.8, 53, 53.1, 54.2, 54.9, 56.4]}, {"hovertemplate": "<b>SAC</b><br>Game %{x}<br>Rebounds (roll 10): %{y:.1f}<extra></extra>", "legendgroup": "SAC", "line": {"color": "#6baed6", "width": 3}, "mode": "lines", "name": "SAC", "type": "scatter", "visible": "legendonly", "x": [1, 2, 3, 4, 5, 6, 7, 8, 9, 10, 11, 12, 13, 14, 15, 16, 17, 18, 19, 20, 21, 22, 23, 24, 25, 26, 27, 28, 29, 30, 31, 32, 33, 34, 35, 36, 37, 38, 39, 40, 41, 42, 43, 44, 45, 46, 47, 48, 49, 50, 51, 52, 53, 54, 55, 56, 57, 58, 59, 60, 61, 62, 63, 64, 65, 66, 67, 68, 69, 70, 71, 72, 73, 74, 75, 76, 77, 78, 79, 80, 81, 82], "y": [null, null, 57.67, 56.75, 56.4, 55.17, 55, 55, 53.22, 52.9, 51.6, 50.5, 50.5, 49.7, 49.5, 50.5, 49.8, 49.6, 50.5, 50.6, 51, 51.8, 50.7, 50.2, 49.8, 49.2, 48.7, 48.5, 48.5, 48.1, 48.1, 48.4, 49.4, 50.4, 51.1, 50, 50.4, 51.7, 52, 52.3, 52.4, 51.9, 50.4, 49.3, 48.1, 49.5, 49.3, 47.4, 47.6, 48, 46.8, 46.5, 46.9, 48, 48, 47.3, 47.2, 48.7, 49, 48.8, 49.5, 49.7, 49.7, 49.1, 49.2, 50.2, 51.4, 50, 49.5, 49.3, 50.2, 51, 51.6, 51.3, 52.4, 51.2, 52, 52.9, 54.6, 53.8, 53.6, 52.5]}, {"hovertemplate": "<b>SAS</b><br>Game %{x}<br>Rebounds (roll 10): %{y:.1f}<extra></extra>", "legendgroup": "SAS", "line": {"color": "#fd8d3c", "width": 3}, "mode": "lines", "name": "SAS", "type": "scatter", "visible": "legendonly", "x": [1, 2, 3, 4, 5, 6, 7, 8, 9, 10, 11, 12, 13, 14, 15, 16, 17, 18, 19, 20, 21, 22, 23, 24, 25, 26, 27, 28, 29, 30, 31, 32, 33, 34, 35, 36, 37, 38, 39, 40, 41, 42, 43, 44, 45, 46, 47, 48, 49, 50, 51, 52, 53, 54, 55, 56, 57, 58, 59, 60, 61, 62, 63, 64, 65, 66, 67, 68, 69, 70, 71, 72, 73, 74, 75, 76, 77, 78, 79, 80, 81, 82], "y": [null, null, 51, 51.25, 50.4, 50.33, 51.43, 51.12, 51.33, 51.2, 52.4, 52.2, 51.8, 52, 52.9, 53.4, 52.8, 52.1, 51.4, 52.9, 51.4, 52.2, 52.6, 52, 51.8, 51.5, 50.9, 52.4, 53.4, 51.5, 51.9, 51.6, 51.6, 51.7, 50.9, 50.5, 50.4, 50.6, 50.8, 51.9, 51.2, 50.6, 50.3, 49.9, 50.5, 49.9, 50.4, 49.3, 48.7, 49.4, 50.4, 49.3, 49.8, 49.6, 50.9, 51.6, 52.2, 52.7, 52.1, 50.1, 49, 50.1, 49.1, 49.5, 48.6, 48.2, 47.4, 47.5, 48.2, 50.2, 50.7, 51.1, 51, 50.5, 50, 52.2, 51.8, 51.9, 51.1, 51.3, 51.2, 50.2]}, {"hovertemplate": "<b>UTA</b><br>Game %{x}<br>Rebounds (roll 10): %{y:.1f}<extra></extra>", "legendgroup": "UTA", "line": {"color": "#74c476", "width": 3}, "mode": "lines", "name": "UTA", "type": "scatter", "visible": "legendonly", "x": [1, 2, 3, 4, 5, 6, 7, 8, 9, 10, 11, 12, 13, 14, 15, 16, 17, 18, 19, 20, 21, 22, 23, 24, 25, 26, 27, 28, 29, 30, 31, 32, 33, 34, 35, 36, 37, 38, 39, 40, 41, 42, 43, 44, 45, 46, 47, 48, 49, 50, 51, 52, 53, 54, 55, 56, 57, 58, 59, 60, 61, 62, 63, 64, 65, 66, 67, 68, 69, 70, 71, 72, 73, 74, 75, 76, 77, 78, 79, 80, 81, 82], "y": [null, null, 52.67, 54.25, 51.8, 51.67, 52.57, 51.88, 51.89, 50.3, 50.3, 49.1, 50.9, 51.2, 51.4, 51.2, 50.8, 51.9, 52.1, 53.6, 53.9, 54.4, 52.2, 51.8, 51.8, 51.9, 51.3, 49.5, 49.3, 48.5, 48, 48.3, 48.8, 47.7, 48.5, 50.3, 49, 49.3, 48, 48.1, 48.5, 47.2, 46.8, 48.2, 48.4, 46.5, 47.3, 48.1, 49.2, 49.2, 48.6, 49.2, 50.1, 49.2, 49.2, 49.3, 50.1, 49.6, 50.5, 50.8, 50.7, 51.7, 51.2, 51.3, 50.5, 50.1, 49.7, 49.6, 48.8, 48.6, 49.1, 48.9, 48.1, 47.2, 47.6, 47.6, 48.9, 49, 49.4, 49.3, 49, 48.6]}, {"hovertemplate": "<b>TOR</b><br>Game %{x}<br>Rebounds (roll 10): %{y:.1f}<extra></extra>", "legendgroup": "TOR", "line": {"color": "#9e9ac8", "width": 3}, "mode": "lines", "name": "TOR", "type": "scatter", "visible": "legendonly", "x": [1, 2, 3, 4, 5, 6, 7, 8, 9, 10, 11, 12, 13, 14, 15, 16, 17, 18, 19, 20, 21, 22, 23, 24, 25, 26, 27, 28, 29, 30, 31, 32, 33, 34, 35, 36, 37, 38, 39, 40, 41, 42, 43, 44, 45, 46, 47, 48, 49, 50, 51, 52, 53, 54, 55, 56, 57, 58, 59, 60, 61, 62, 63, 64, 65, 66, 67, 68, 69, 70, 71, 72, 73, 74, 75, 76, 77, 78, 79, 80, 81, 82], "y": [null, null, 52.33, 54.25, 51.4, 50, 51, 51.5, 52.22, 52.1, 52.3, 52, 52.3, 50.1, 50.5, 50.6, 50.5, 51.3, 50.8, 51.7, 50.7, 50.8, 50.8, 51.3, 51.3, 51.3, 50.6, 49.2, 49.1, 47.5, 47.9, 47.8, 47.7, 48, 47.8, 47.6, 47, 46, 46.2, 47.9, 46.9, 46.8, 47.6, 47.4, 49, 49.7, 49.6, 51, 51, 49.6, 49.1, 50.1, 49.5, 51.1, 50.5, 50.1, 51.1, 50.5, 50.9, 51.8, 53, 53.6, 53.5, 52.4, 51.9, 52.9, 52.3, 52.3, 51.4, 49.8, 50.4, 49.2, 48.4, 48.1, 48.3, 48.6, 48.5, 48.9, 49.3, 51.4, 49.8, 50.3]}, {"hovertemplate": "<b>WAS</b><br>Game %{x}<br>Rebounds (roll 10): %{y:.1f}<extra></extra>", "legendgroup": "WAS", "line": {"color": "#969696", "width": 3}, "mode": "lines", "name": "WAS", "type": "scatter", "visible": "legendonly", "x": [1, 2, 3, 4, 5, 6, 7, 8, 9, 10, 11, 12, 13, 14, 15, 16, 17, 18, 19, 20, 21, 22, 23, 24, 25, 26, 27, 28, 29, 30, 31, 32, 33, 34, 35, 36, 37, 38, 39, 40, 41, 42, 43, 44, 45, 46, 47, 48, 49, 50, 51, 52, 53, 54, 55, 56, 57, 58, 59, 60, 61, 62, 63, 64, 65, 66, 67, 68, 69, 70, 71, 72, 73, 74, 75, 76, 77, 78, 79, 80, 81, 82], "y": [null, null, 53.67, 53.25, 50.4, 50.17, 50.86, 50.5, 51.44, 50.6, 49.9, 49.1, 48.5, 48.7, 50.2, 49.8, 48.9, 49.1, 48.3, 48, 48.7, 49.5, 49.2, 48, 48.4, 48.2, 48.4, 49.1, 48.6, 49.7, 48.8, 49, 51.1, 52, 51.1, 51.4, 52.2, 51.8, 52.4, 52.5, 53.3, 53.2, 51, 50.6, 51.4, 51.1, 51, 51.3, 51.2, 51.4, 51, 50, 52.4, 52.7, 54, 56.4, 56.1, 55.3, 55.3, 55.3, 55.9, 56.2, 54.3, 53.7, 51.2, 49.4, 49.4, 49.5, 50.2, 49.1, 48.3, 49.5, 49.7, 50.5, 50.9, 50.7, 50.2, 50.8, 50.1, 50.5, 50.3, 49.7]}], "layout": {"annotations": [{"font": {"color": "rgba(0,0,0,0.6)", "size": 12}, "showarrow": false, "text": "League Average", "x": 0, "xanchor": "left", "xref": "x domain", "y": 0, "yanchor": "bottom", "yref": "y"}], "height": 650, "hovermode": "x unified", "legend": {"itemclick": "toggle", "itemdoubleclick": "toggleothers", "itemsizing": "constant", "x": 1.01, "xanchor": "left", "y": 0.99, "yanchor": "top"}, "margin": {"b": 60, "l": 70, "r": 220, "t": 90}, "shapes": [{"line": {"color": "rgba(0,0,0,0.5)", "dash": "dash", "width": 2}, "type": "line", "x0": 0, "x1": 1, "xref": "x domain", "y0": 0, "y1": 0, "yref": "y"}], "title": {"text": "NBA Team Total Rebounds Trends<br><sub>10-game rolling average shown. Use buttons to switch between absolute rebounds and league-relative performance.<br>Select a team to add it to the shared view.</sub>", "x": 0.5, "xanchor": "center"}, "updatemenus": [{"buttons": [{"args": [{"y": {"elided": "30x82 float values"}}, {"yaxis": {"autorange": true, "title": "Total Rebounds"}}], "label": "Rolling Rebounds", "method": "update"}, {"args": [{"y": {"elided": "30x82 float values"}}, {"yaxis": {"autorange": false, "gridcolor": "rgba(0,0,0,0.08)", "range": [-8, 12], "title": "Rebounds Relative to League Average", "zeroline": true}}], "label": "vs League Avg", "method": "update"}], "direction": "right", "type": "buttons", "x": 0, "y": 1.14}], "xaxis": {"gridcolor": "rgba(0,0,0,0.08)", "title": {"text": "Game Number"}}, "yaxis": {"gridcolor": "rgba(0,0,0,0.08)", "range": [40, 60], "title": {"text": "Total Rebounds"}, "zeroline": false}}}
